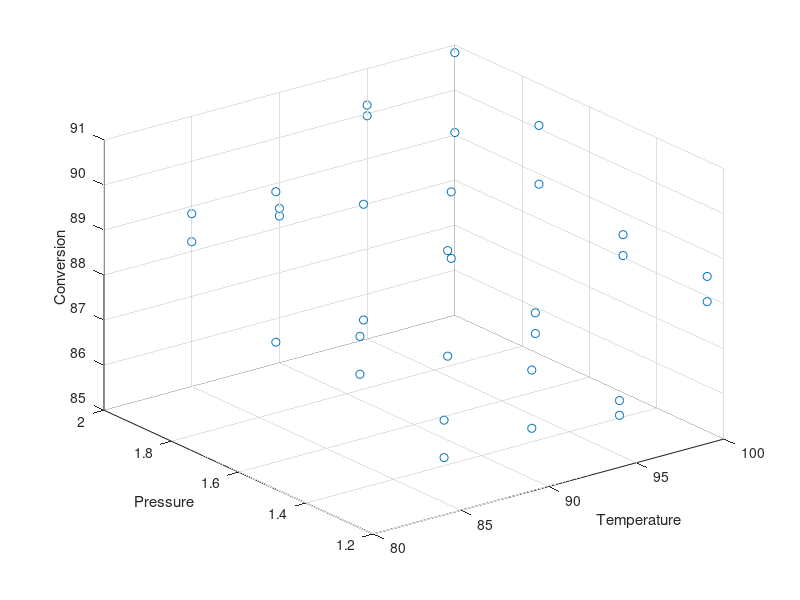

Here is the MATLAB script that generated this plot: (Note: a time limit stopped this script after it produced the figure.)
% Victor Z
% UW-Madison, 2019
% linear regression for catalytic reactor
% see https://www.mathworks.com/help/stats/understanding-linear-regression-outputs.html

clc; clear all; close all hidden;

load data_ex16_8.dat
data=data_ex16_8
[n,m]=size(data)

% get input and output data (add column of ones)
X=[ones(n,1) data(:,2:3)];
Y=data(:,1);

figure(1)
scatter3(X(:,2),X(:,3),Y,'o','MarkerFaceColor','w')
xlabel('Temperature')
ylabel('Pressure')
zlabel('Conversion')
print -depsc data_reactor.eps

% obtain best fit parameters
theta=inv(X'*X)*X'*Y

% get predictions
Yhat=X*theta

% get residuals
e=Y-Yhat

% root of mean squared error
rmse=sqrt(mean(e.^2))

% get R2
Ybar=mean(Y);
SSR=norm(Yhat-Ybar)^2;
SSE=norm(Yhat-Y)^2;
SSy=norm(Y-Ybar)^2;

R2=100*SSR/SSy

% visualize fit
figure(2)
subplot(2,2,1)
x=linspace(min(Y)-1,max(Y)+1);
plot(Y,Yhat,'o','MarkerFaceColor','w')
hold on
plot(x,x)
grid on
axis([min(Y)-1 max(Y)+1 min(Y)-1 max(Y)+1])
xlabel('$y$','Interpreter','latex')
ylabel('$\hat{y}$','Interpreter','latex')

% visualize residuals
subplot(2,2,2)
histfit(e,[],'Normal')
grid on
xlabel('$\epsilon$','Interpreter','latex')
ylabel('$f(\epsilon)$','Interpreter','latex')
print -depsc model_reactor.eps

% assume variance of error is from  sample
sig2=var(e)

% get covariance matrix for parameters
C=inv(X'*X)*sig2

% parameters confidence 95% intervals (marginals)
chi= chi2inv(0.95,1);
conf=sqrt(diag(C)*chi);
theta
[theta-conf,theta+conf]

% outputs confidence 95% intervals (marginals)
chi= chi2inv(0.95,1);
Cy=X*C*X';
conf=sqrt(diag(Cy)*chi);
Yhat
[Yhat-conf,Yhat+conf]

figure(3)
plot(Yhat,'o','MarkerFaceColor','w')
hold on
plot(Yhat-conf,'black--','MarkerFaceColor','w')
hold on
plot(Yhat+conf,'black--','MarkerFaceColor','w')
grid on
axis([1,32, 85, 91])
xlabel('$\omega$','Interpreter','latex')
ylabel('$y_\omega$','Interpreter','latex')
legend('Observation','Conf Interval','location','southeast')
print -deps output_reactor.eps


% try matlab built-in functions
X = data(:,2:3);
Y = data(:,1);
lm = fitlm(X,Y,'linear')

% get confidence intervals
CI=coefCI(lm)
